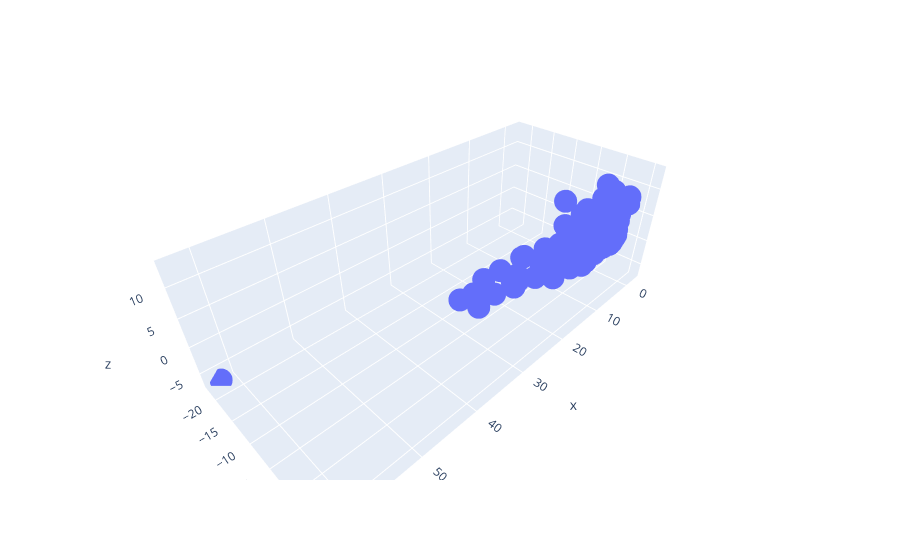

Write notebook code for a chart like this one.
### Markdown cell above
## Plotting the data

### Code cell
import plotly.express as px
import plotly.io as pio

# Set the default renderer to 'vscode'
pio.renderers.default = "vscode"

# Now create and show the figure
fig = px.scatter_3d(x=X_reduced[:, 0], y=X_reduced[:, 1], z=X_reduced[:, 2])
fig.show()

### Figure 1 — Plotly figure (JSON) as saved in the notebook; plotly's stock layout.template omitted (floating-point values rounded to 4 significant figures; data arrays with more than 128 entries replaced by an {"elided": "..."} marker saying what was removed)
{"data": [{"hovertemplate": "x=%{x}<br>y=%{y}<br>z=%{z}<extra></extra>", "legendgroup": "", "marker": {"color": "#636efa", "symbol": "circle"}, "mode": "markers", "name": "", "scene": "scene", "showlegend": false, "type": "scatter3d", "x": {"elided": "4471 float values"}, "y": {"elided": "4471 float values"}, "z": {"elided": "4471 float values"}}], "layout": {"legend": {"tracegroupgap": 0}, "margin": {"t": 60}, "scene": {"domain": {"x": [0, 1], "y": [0, 1]}, "xaxis": {"title": {"text": "x"}}, "yaxis": {"title": {"text": "y"}}, "zaxis": {"title": {"text": "z"}}}}}
